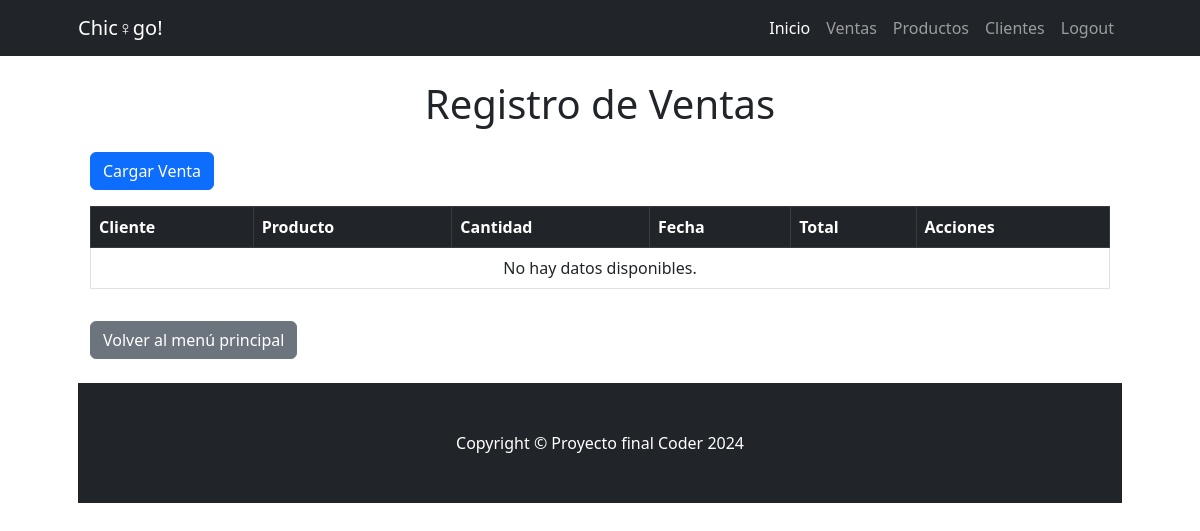
The page /Ventas/list (signed in) on the database as committed earlier.
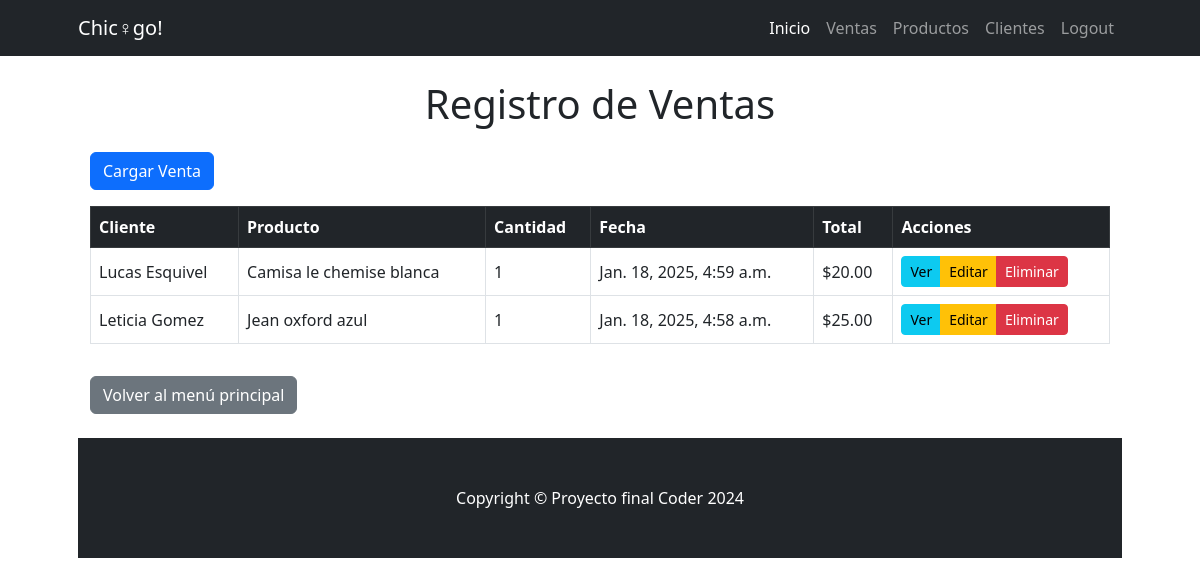
The same page on the database as committed later.
### Chicago/models.py (models this page shows, shortened)
class Venta(models.Model):
    vendedor = models.ForeignKey(Vendedor, on_delete=models.DO_NOTHING)
    cliente = models.ForeignKey(Cliente, on_delete=models.SET_NULL, null=True, blank=True)
    producto = models.ForeignKey(Producto, on_delete=models.CASCADE)
    cantidad = models.PositiveIntegerField()
    precio_total = models.DecimalField(max_digits=10, decimal_places=2, editable=False)
    fecha_venta = models.DateTimeField(default=timezone.now, editable=False)
    class Meta:
        ordering = ("-fecha_venta",)

class Cliente(models.Model):
    nombre = models.CharField(max_length=200)
    email = models.EmailField(unique=True)
    telefono = models.CharField(max_length=15, blank=True)
    def __str__(self):
        return self.nombre

class Producto(models.Model):
    nombre = models.CharField(max_length=200)
    categoria = models.CharField(max_length=100)
    precio = models.DecimalField(max_digits=10, decimal_places=2)
    stock = models.PositiveIntegerField()
    def __str__(self):
        return self.nombre

### Chicago/Views_Models/Ventas.py (the view)
# urls.py: path("Ventas/list", Ventas.Ventas_list, name="Ventas_list"),
def Ventas_list(request: HttpRequest) -> HttpResponse:
    query = Venta.objects.all()
    context = {"objects_list": query}
    return render(request, "Chicago/Ventas_list.html", context)

### Chicago/Templates/Chicago/Ventas_list.html
{% extends 'Chicago/base.html' %}
{% block contenido %}
<div class="container py-4">
    <h1 class="text-center mb-4">Registro de Ventas</h1>
    <div class="d-flex justify-content-between mb-3">
        <a href="{% url 'Chicago:Ventas_create' %}" class="btn btn-primary">Cargar Venta</a>
    </div>
    <div class="table-responsive">
        <table class="table table-bordered table-hover align-middle">
            <thead class="table-dark">
                <tr>
                    <th>Cliente</th>
                    <th>Producto</th>
                    <th>Cantidad</th>
                    <th>Fecha</th>
                    <th>Total</th>
                    <th>Acciones</th>
                </tr>
            </thead>
            <tbody>
                {% for venta in objects_list %}
                    <tr>
                        <td>{{ venta.cliente }}</td>
                        <td>{{ venta.producto }}</td>
                        <td>{{ venta.cantidad }}</td>
                        <td>{{ venta.fecha_venta }}</td>
                        <td>${{ venta.precio_total }}</td>
                        <td>
                            <div class="btn-group" role="group">
                                <a href="{% url 'Chicago:Ventas_detail' venta.id %}" class="btn btn-info btn-sm">Ver</a>
                                <a href="{% url 'Chicago:Ventas_update' venta.id %}" class="btn btn-warning btn-sm">Editar</a>
                                <a href="{% url 'Chicago:Ventas_delete' venta.id %}" class="btn btn-danger btn-sm">Eliminar</a>
                            </div>
                        </td>
                    </tr>
                {% empty %}
                <tr>
                    <td colspan="6" class="text-center">No hay datos disponibles.</td>
                </tr>
                {% endfor %}
            </tbody>
        </table>
    </div>
    <div class="d-flex justify-content-start mt-3">
        <a href="{% url 'Chicago:index' %}" class="btn btn-secondary">Volver al menú principal</a>
    </div>
</div>
{% endblock contenido %}

Rows that differ between the two databases and show on the page:
added Venta: cliente "Lucas Esquivel", producto "Camisa le chemise blanca", cantidad "1", fecha_venta "Jan. 18, 2025, 4:59 a.m.", precio_total "20.00"
added Venta: cliente "Leticia Gomez", producto "Jean oxford azul", cantidad "1", fecha_venta "Jan. 18, 2025, 4:58 a.m.", precio_total "25.00"
Other text that changed with them:
text no longer shown: "No hay datos disponibles."
